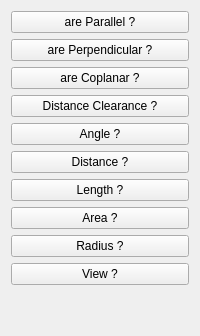
         <widget class="QWidget" name="tab_24">
          <attribute name="icon">
           <iconset>
            <normaloff>../Icons/WF_check.svg</normaloff>../Icons/WF_check.svg</iconset>
          </attribute>
          <attribute name="title">
           <string>Check</string>
          </attribute>
          <layout class="QGridLayout" name="gridLayout_125">
           <item row="9" column="0">
            <widget class="QPushButton" name="button_isView">
             <property name="toolTip">
              <string>Detect the position of the camera.
The returned value is the value provided 
by the function getCameraOrientation().</string>
             </property>
             <property name="text">
              <string>View ?</string>
             </property>
             <property name="icon">
              <iconset>
               <normaloff>../Icons/WF_FCCamera_02.svg</normaloff>../Icons/WF_FCCamera_02.svg</iconset>
             </property>
             <property name="iconSize">
              <size>
               <width>32</width>
               <height>32</height>
              </size>
             </property>
            </widget>
           </item>
           <item row="10" column="0">
            <spacer name="verticalSpacer_34">
             <property name="orientation">
              <enum>Qt::Vertical</enum>
             </property>
             <property name="sizeHint" stdset="0">
              <size>
               <width>20</width>
               <height>40</height>
              </size>
             </property>
            </spacer>
           </item>
           <item row="0" column="0">
            <widget class="QPushButton" name="button_isParallel">
             <property name="toolTip">
              <string>Check if two faces or two Edges are Parallel:
- Select the 2 faces/planes or 2 Edges/Lines and
Click this button

NB: You can change the tolerance in &quot;Ori. Pref.&quot;  TAB</string>
             </property>
             <property name="text">
              <string>are Parallel ?</string>
             </property>
             <property name="icon">
              <iconset>
               <normaloff>../Icons/WF_isParallel.svg</normaloff>../Icons/WF_isParallel.svg</iconset>
             </property>
             <property name="iconSize">
              <size>
               <width>32</width>
               <height>32</height>
              </size>
             </property>
            </widget>
           </item>
           <item row="4" column="0">
            <widget class="QPushButton" name="button_isAngle">
             <property name="toolTip">
              <string>Check for two Edges/Planes angle:
Angle measurement between two Edges or two Planes
- Select the 2 Edges and
- Click this button
or
- Select the 2 Planes and
- Click this button
or
- Select one Edge and one Plane and
- Click this button

NB:
  Normals of Planes will be used.	 </string>
             </property>
             <property name="text">
              <string>Angle ?</string>
             </property>
             <property name="icon">
              <iconset>
               <normaloff>../Icons/WF_angleBetween.svg</normaloff>../Icons/WF_angleBetween.svg</iconset>
             </property>
             <property name="iconSize">
              <size>
               <width>32</width>
               <height>32</height>
              </size>
             </property>
            </widget>
           </item>
           <item row="6" column="0">
            <widget class="QPushButton" name="button_isLength">
             <property name="toolTip">
              <string>Check for Line Length:
Length measurement and Delta values (on main Axes) for a Line
- Select the Line and
Click this button
 </string>
             </property>
             <property name="text">
              <string>Length ?</string>
             </property>
             <property name="icon">
              <iconset>
               <normaloff>../Icons/WF_isLength.svg</normaloff>../Icons/WF_isLength.svg</iconset>
             </property>
             <property name="iconSize">
              <size>
               <width>32</width>
               <height>32</height>
              </size>
             </property>
            </widget>
           </item>
           <item row="5" column="0">
            <widget class="QPushButton" name="button_isDistance">
             <property name="toolTip">
              <string>Check for two Points distance:
Distances measurement and Delta values (on main Axes) between two Points
- Select the 2 Points and
Click this button
 </string>
             </property>
             <property name="text">
              <string>Distance ?</string>
             </property>
             <property name="icon">
              <iconset>
               <normaloff>../Icons/WF_distanceBetween.svg</normaloff>../Icons/WF_distanceBetween.svg</iconset>
             </property>
             <property name="iconSize">
              <size>
               <width>32</width>
               <height>32</height>
              </size>
             </property>
            </widget>
           </item>
           <item row="2" column="0">
            <widget class="QPushButton" name="button_isCoplanar">
             <property name="toolTip">
              <string>Check if two faces or two Edges are Coplanar:
- Select the 2 faces/planes or 2 Edges/Lines and
Click this button

NB: You can change the tolerance in &quot;Ori. Pref.&quot;  TAB</string>
             </property>
             <property name="text">
              <string>are Coplanar ?</string>
             </property>
             <property name="icon">
              <iconset>
               <normaloff>../Icons/WF_isCoplanar.svg</normaloff>../Icons/WF_isCoplanar.svg</iconset>
             </property>
             <property name="iconSize">
              <size>
               <width>32</width>
               <height>32</height>
              </size>
             </property>
            </widget>
           </item>
           <item row="7" column="0">
            <widget class="QPushButton" name="button_isArea">
             <property name="toolTip">
              <string>Check for surface Area:
Area measurement for a Plane or a set of Planes.
- Select One or several Planes and
- Then click this button</string>
             </property>
             <property name="text">
              <string>Area ?</string>
             </property>
             <property name="icon">
              <iconset>
               <normaloff>../Icons/WF_isArea.svg</normaloff>../Icons/WF_isArea.svg</iconset>
             </property>
             <property name="iconSize">
              <size>
               <width>32</width>
               <height>32</height>
              </size>
             </property>
            </widget>
           </item>
           <item row="1" column="0">
            <widget class="QPushButton" name="button_isPerpendicular">
             <property name="toolTip">
              <string>Check if two faces or two Edges are Perpendicular:
- Select the 2 faces/planes or 2 Edges/Lines and
Click this button

NB: You can change the tolerance in &quot;Ori. Pref.&quot;  TAB</string>
             </property>
             <property name="text">
              <string>are Perpendicular ?</string>
             </property>
             <property name="icon">
              <iconset>
               <normaloff>../Icons/WF_isPerpendicular.svg</normaloff>../Icons/WF_isPerpendicular.svg</iconset>
             </property>
             <property name="iconSize">
              <size>
               <width>32</width>
               <height>32</height>
              </size>
             </property>
            </widget>
           </item>
           <item row="3" column="0">
            <widget class="QPushButton" name="button_isClearance">
             <property name="toolTip">
              <string>Check for two Objects Clearance distance:
Quick measurements between parallel faces and similarly placed objects
- Select the 2 Objects and
Click this button</string>
             </property>
             <property name="text">
              <string>Distance Clearance ?</string>
             </property>
             <property name="icon">
              <iconset>
               <normaloff>../Icons/WF_isClearance.svg</normaloff>../Icons/WF_isClearance.svg</iconset>
             </property>
             <property name="iconSize">
              <size>
               <width>32</width>
               <height>32</height>
              </size>
             </property>
            </widget>
           </item>
           <item row="8" column="0">
            <widget class="QPushButton" name="button_isRadius">
             <property name="toolTip">
              <string>Check for Radius:
Radius measurement for a Circle or an Arc.
- Select One Circle or Arc
- Then click this button</string>
             </property>
             <property name="text">
              <string>Radius ?</string>
             </property>
             <property name="icon">
              <iconset>
               <normaloff>../Icons/WF_isRadius.svg</normaloff>../Icons/WF_isRadius.svg</iconset>
             </property>
             <property name="iconSize">
              <size>
               <width>32</width>
               <height>32</height>
              </size>
             </property>
            </widget>
           </item>
          </layout>
         </widget>
